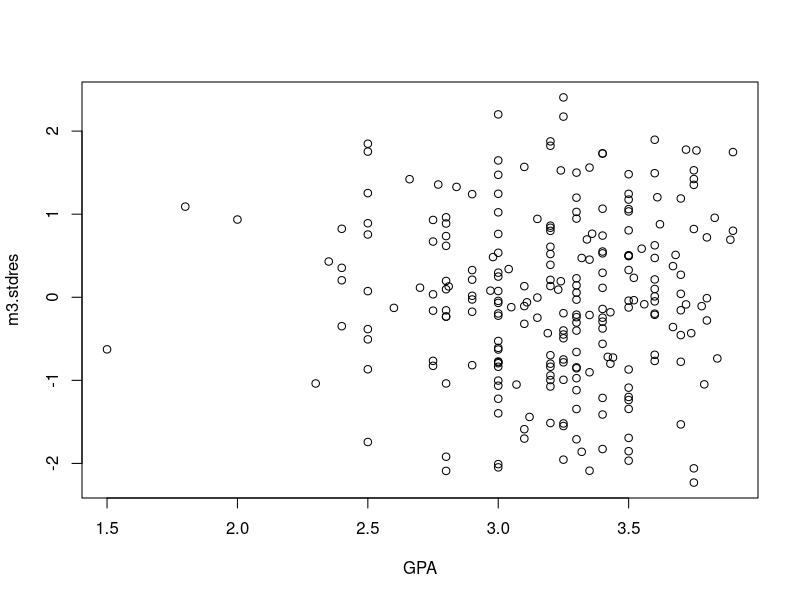
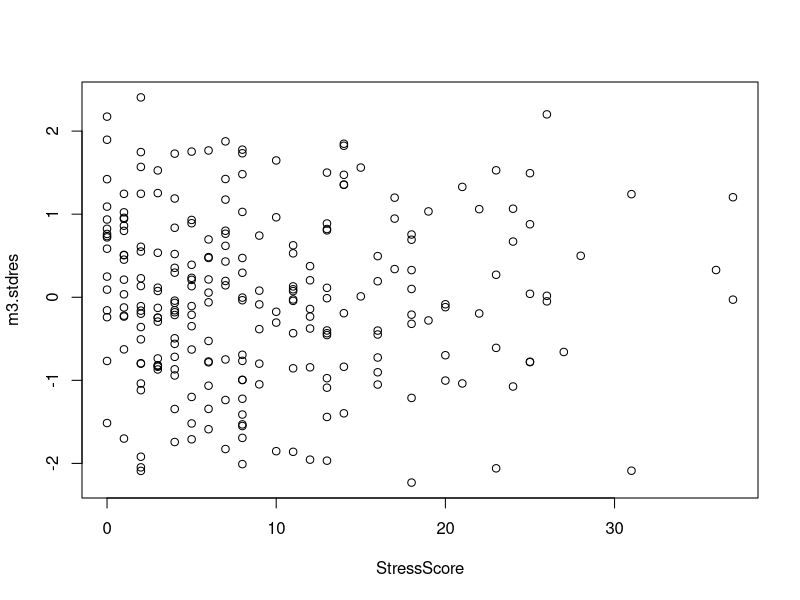
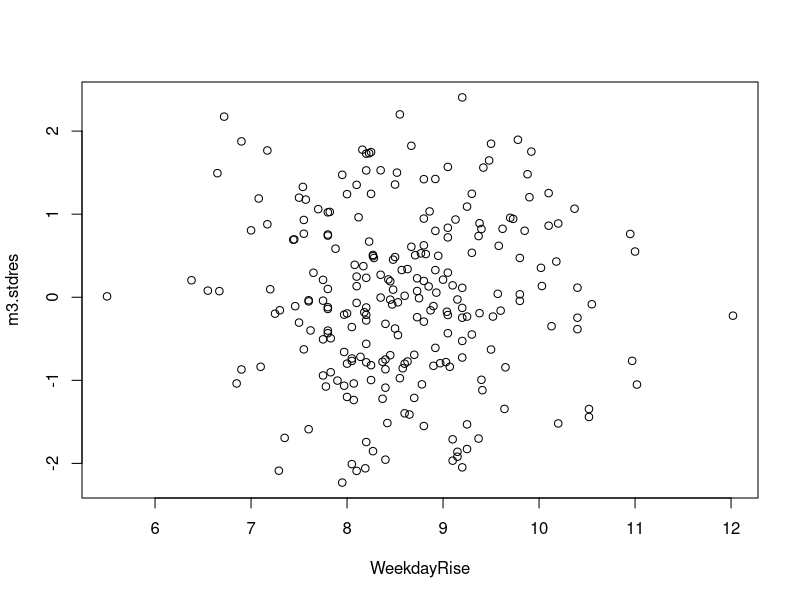
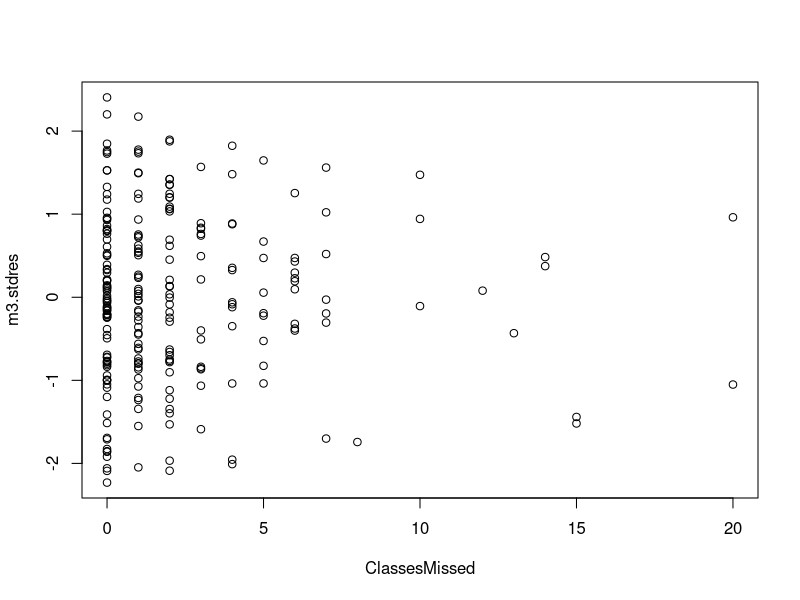
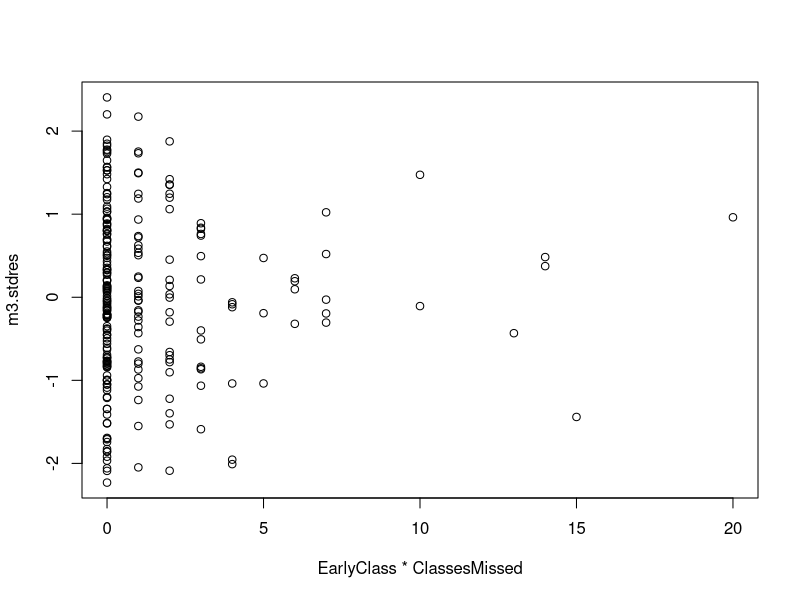
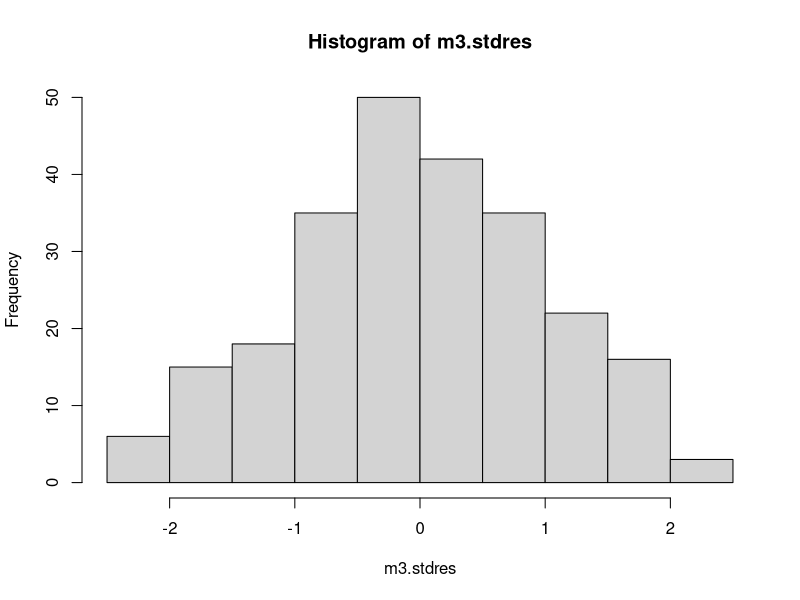
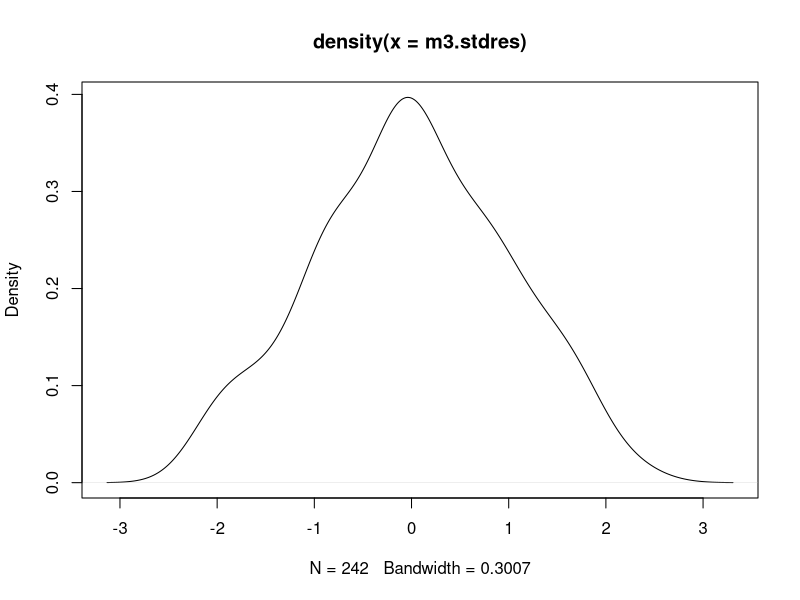
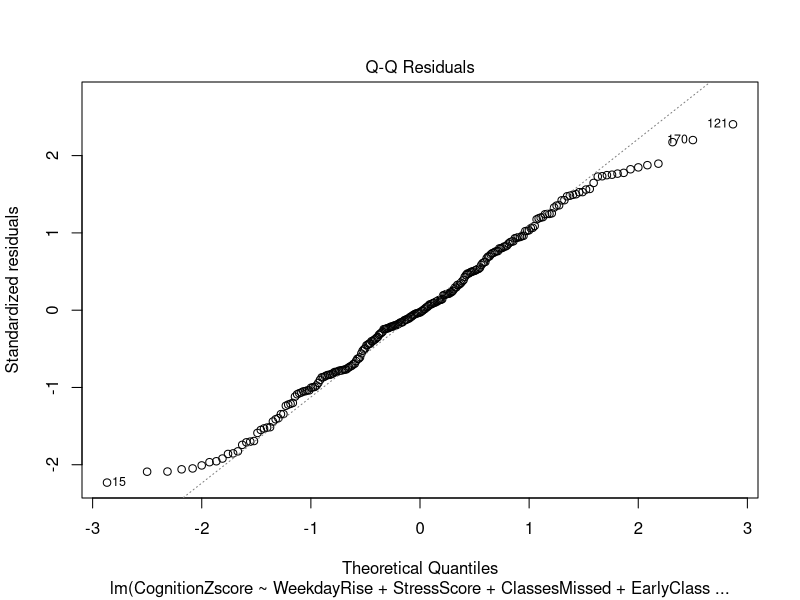

These figures' R source, in order:
#dat<-read.csv("sleepedit.csv",header=T) #pre-edited data, without aliased coefficients
dat<-read.csv("sleepcut.csv", header=T) #missing first 10 rows so we can test with this later
head(dat)

#building from m2
m2<-lm(CognitionZscore~ WeekdayRise+DepressionStatus+StressScore+ClassesMissed+GPA+EarlyClass+NumEarlyClass+Gender, data=dat)
summary(m2)

m3<-lm(CognitionZscore~ WeekdayRise+StressScore+ClassesMissed+EarlyClass*ClassesMissed+GPA+EarlyClass+NumEarlyClass+Gender, data=dat)
summary(m3)

#Partial F tests__________________________________________________________

#removing WeekdayRise
full1<-lm(CognitionZscore~ NumEarlyClass+StressScore+ClassesMissed+EarlyClass*ClassesMissed+GPA+EarlyClass+Gender,  data=dat)
anova(m3,full1)
summary(full1)

#testing assumptions on m3______________________________________________________

#LINEARITY?
m3.stdres<- rstandard(m3)
with(dat, plot(GPA, m3.stdres))
with(dat, plot(StressScore, m3.stdres))
with(dat, plot(WeekdayRise, m3.stdres))
with(dat, plot(ClassesMissed, m3.stdres))
with(dat, plot(EarlyClass*ClassesMissed, m3.stdres))

#NORMALITY?
#histogram
hist(m3.stdres)
plot(density(m3.stdres))
#Q-Q plot 
plot(m3, which=c(2))
#P-P plot
probDist <- pnorm(m3.stdres)
plot(ppoints(length(m3.stdres)), sort(probDist), main = 'PP Plot', xlab = 'Observed Probability', ylab = 'Expected Probability')

#CONSTANT VARIANCE?
plot(m3, which=c(1))

#INDEPENDENCE?
plot(m3.stdres)

#Other areas to test

#COLLINEARITY?
#correlation matrix, >|0.8|?
dtf <- subset(dat, select = c(WeekdayRise,StressScore,GPA,EarlyClass,NumEarlyClass,Gender))
cor(dtf[sapply(dtf, is.numeric)])
cor(dat$EarlyClass*dat$ClassesMissed,dtf) #no problems
cor(dat$NumEarlyClass,dat$EarlyClass) #0.8089492

#scatterplot matrix
pairs(dtf[sapply(dtf, is.numeric)])
#VIF, >10? serious problem
install.packages('car')
library(car)
vif(m3)